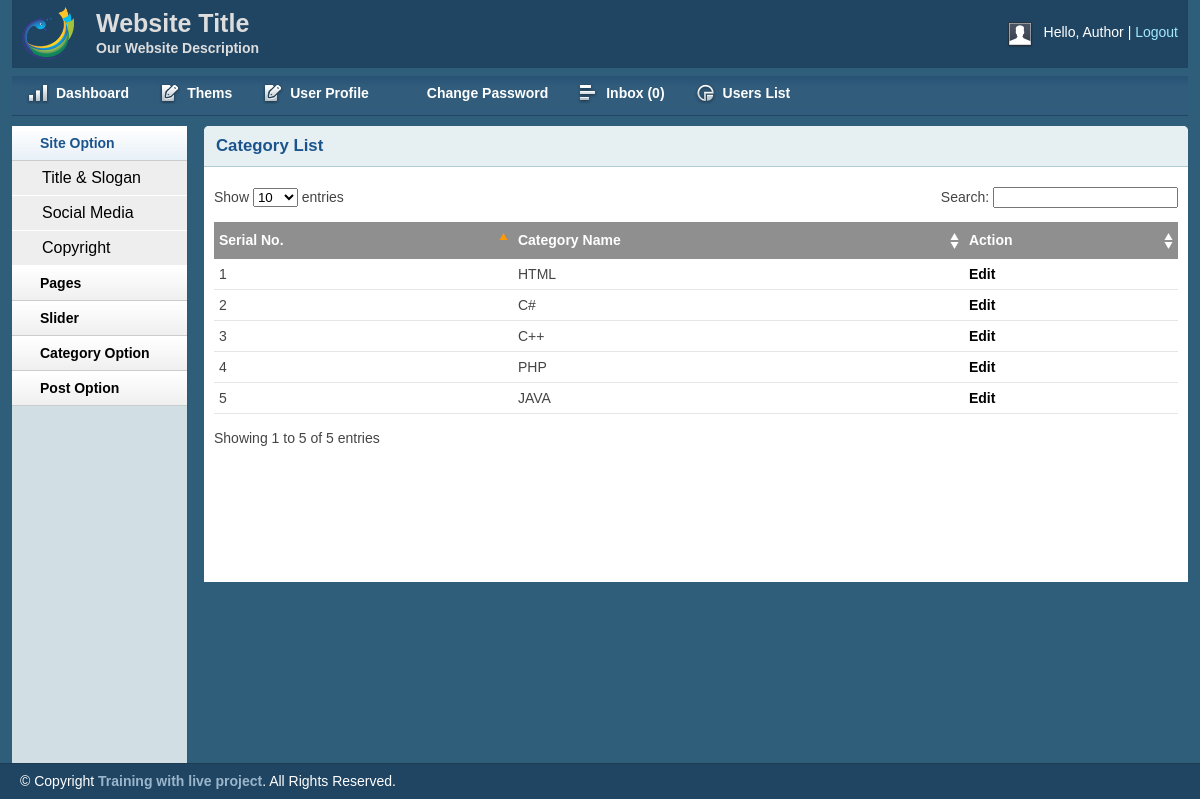
/admin/catlist.php (signed in), run on the app's committed database.
### tables this page shows
CREATE TABLE `tbl_slogan` (
  `id` int(11) NOT NULL,
  `title` varchar(255) NOT NULL,
  `slogan` varchar(255) NOT NULL,
  `logo` varchar(255) NOT NULL
);

CREATE TABLE `tbl_cat` (
  `id` int(11) NOT NULL,
  `name` varchar(255) NOT NULL
);

### lib/Database.php (called while the page is built, shortened)
<?php
Class Database{
	public $host   = DB_HOST;
	public $user   = DB_USER;
	public $pass   = DB_PASS;
	public $dbname = DB_NAME;
	public $link;
	private function connectDB(){
	$this->link = new mysqli($this->host, $this->user, $this->pass, $this->dbname);
 }
	public function select($query){
		$result = $this->link->query($query) or die($this->link->error.__LINE__);
		if($result->num_rows > 0){
			return $result;
		} else {
			return false;
		}
	}
}

### lib/Session.php (called while the page is built, shortened)
<?php
class Session{
 public static function get($key){
  if (isset($_SESSION[$key])) {
   return $_SESSION[$key];
  } else {
   return false;
  }
 }
}
?>

### admin/catlist.php (the view, shortened to what this page needs)
<?php include "inc/header.php"; ?>
<?php include "inc/sitbar.php"; ?>
    <div class="grid_10">
        <div class="box round first grid">
            <h2>Category List</h2>
            <div class="block">
                <table class="data display datatable" id="example">
	<thead>
		<tr>
			<th>Serial No.</th>
			<th>Category Name</th>
			<th>Action</th>
		</tr>
	</thead>
	<tbody>
		<?php
			$query ="select * from tbl_cat order by id desc";
			$category = $db->select($query);
			if ($category) {
				$i=0;
				while ($result = $category->fetch_assoc()) {
					$i++;
		 ?>
		<tr class="odd gradeX">
			<td><?php echo $i; ?></td>
			<td><?php echo $result['name']; ?></td>
			<td><a href="editcat.php?editcat=<?php echo $result['id']; ?>">Edit</a>
			</td>
		</tr>
		<?php }} ?>
	</tbody>
</table>
           </div>
        </div>
    </div>
<?php include "inc/footer.php"; ?>

### admin/inc/header.php (shortened to what this page needs)
<?php
    include "../lib/Session.php";
?>
<?php include "../lib/Database.php";?>
<?php
    $db = new Database();
?>
<!DOCTYPE html>
<html>
<head>
    <link rel="stylesheet" type="text/css" href="css/reset.css" media="screen" />
    <link rel="stylesheet" type="text/css" href="css/text.css" media="screen" />
    <link rel="stylesheet" type="text/css" href="css/grid.css" media="screen" />
    <link rel="stylesheet" type="text/css" href="css/layout.css" media="screen" />
    <link rel="stylesheet" type="text/css" href="css/nav.css" media="screen" />
    <link href="css/table/demo_page.css" rel="stylesheet" type="text/css" />
</head>
<body>
    <div class="container_12">
        <div class="grid_12 header-repeat">
            <div id="branding">
                <?php
                $query = "select * from tbl_slogan where id = '1'";
                    $blog_slogan = $db->select($query);
                    if ($blog_slogan) {
                       while ($result = $blog_slogan->fetch_assoc()) {
                 ?>
                <div class="floatleft logo">
                    <img src="<?php echo $result['logo']; ?>" alt="Logo"/>
                </div>
				<div class="floatleft middle">
					<h1><?php echo $result['title']; ?></h1>
					<p><?php echo $result['slogan']; ?></p>
				</div>
                <?php }} ?>
                <div class="floatright">
                    <div class="floatleft">
                        <img src="img/img-profile.jpg" alt="Profile Pic" /></div>
                    <div class="floatleft marginleft10">
                        <ul class="inline-ul floatleft">
                            <li>Hello, <?php echo Session::get('username'); ?></li>
                            <li><a href="?action=logout">Logout</a></li>
                        </ul>
                    </div>
                </div>
            </div>
        </div>
        <div class="grid_12">
            <ul class="nav main">
                <li class="ic-dashboard"><a href="index.php"><span>Dashboard</span></a> </li>
                <li class="ic-form-style"><a href="thems.php"><span>Thems</span></a></li>
                <li class="ic-form-style"><a href="profile.php"><span>User Profile</span></a></li>
				<li class="ic-typography"><a href="changepassword.php"><span>Change Password</span></a></li>
				<li class="ic-grid-tables"><a href="inbox.php"><span>Inbox
                <?php
                    $query ="select * from tbl_contact where status ='0' order by id desc";
                    $contmsg = $db->select($query);
                    if ($contmsg) {
                        $count = mysqli_num_rows($contmsg);
                        echo "($count)";
                    }else{
                        echo "(0)";
                    }
                 ?>
                </span></a></li>
                <li class="ic-charts"><a href="userlist.php"><span>Users List</span></a></li>
            </ul>
        </div>

### admin/css/layout.css (style rules this page uses)
body { background: #fff none repeat scroll 0 0; color: #444; font-size: 14px; padding: 0; }
.floatleft { float:left; }
.logo img { margin-top: -15px; width: 52px; }
.middle { margin-left: 22px; margin-top: -14px; }
.middle h1 { color:#ddd;margin:0 }
.middle p { color: #ddd; margin: 0; font-weight: bold; }
.floatright { float:right; }
.inline-ul li { display:inline; color:#fff; }
.marginleft10 { margin-left:10px; }
a { color: #000; font-weight:bold; text-decoration: none; }
.container_12, .container_16 { background:#2E5E79; }
h1, h2, h3, h4, h5, h6 { line-height:1.2em; margin-bottom:.3em; }
h2 { margin-top:1em; }
#branding { font-weight: normal; margin-bottom: 0; padding: 22px 10px 3px; text-align: left; }
.header-repeat { background:url(../img/header-repeat.jpg) repeat-x; }
#branding a { color:#A1EAFF; font-weight:normal; }
#branding a:before { content:" | "; color:#fff; }
#branding ul, #branding ul li { margin:0px; padding:0px; }
#branding li { padding:0px 0px 0px 0px !important; }
.box { background:#fff; margin-bottom:20px; padding:10px 10px 10px 10px; margin-left:-8px; }
.box.grid { padding-bottom:40px; }
.box.round { -moz-border-radius: 5px 5px 0px 0px; -webkit-border-radius: 5px 5px 0px 0px; border-radius: 5px 5px 0px 0px; }
.box h2 { font-size:1.2em; font-weight:bold; color:#1B548D; background:#E6F0F3; margin:-10px -10px 0 -10px; padding:10px 12px; border-bottom:1px solid #B3CBD6; -moz-border-radius: 5px 5px 0px 0px; -webkit-border-radius: 5px 5px 0px 0px; border-radius: 5px 5px 0px 0px; }
.box.first { min-height: 406px; }
.block { padding-top:20px; }
p { margin-bottom:1em; }
ul, ol { padding-top:0; }
.block { padding-bottom:1px; }
table.display { margin: 0 auto; clear: both; width: 100%; }
.sorting_asc { background: #8f8f8f url(../img/table/sort_asc.png) no-repeat center right; padding:8px 5px; text-align:left; color:#fff; }
.sorting { background:#8f8f8f url(../img/table/sort_both.png) no-repeat center right; padding:8px 5px; text-align:left; color:#fff; }
tr.odd { height: 30px; line-height: 30px; border-bottom:1px solid #e6e6e6; }
tr.even { height: 30px; line-height: 30px; border-bottom:1px solid #e6e6e6; }
tr.odd td, tr.even td { padding-left:5px; }

### data on the page
tbl_slogan: logo (picture), title "Website Title", slogan "Our Website Description"
tbl_cat: name "HTML"
tbl_cat: name "C#"
tbl_cat: name "C++"
tbl_cat: name "PHP"
tbl_cat: name "JAVA"

### other printed values
Session::get('username') "Author"
